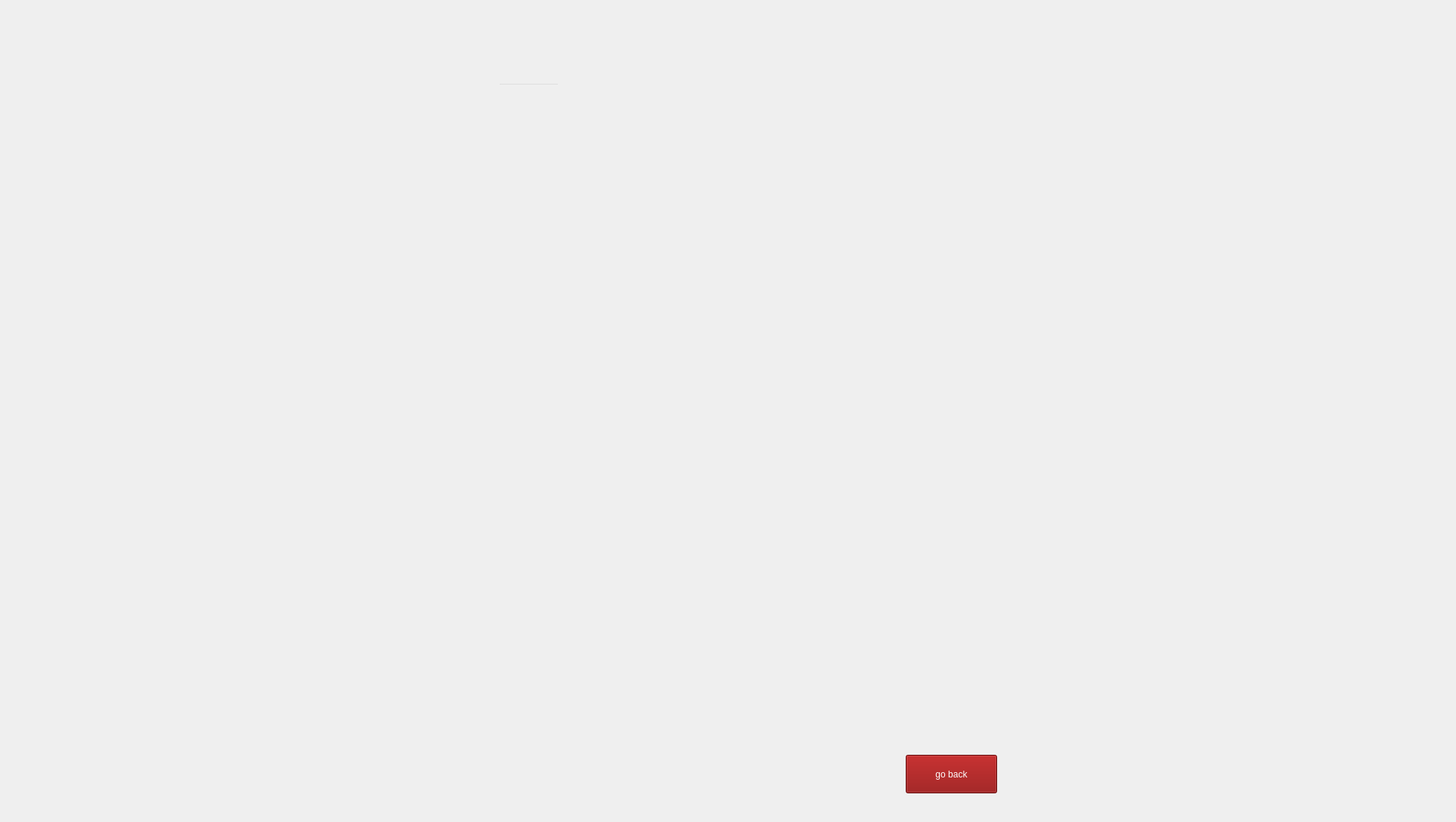
    <widget class="QWidget" name="view_recent_2">
     <widget class="QLabel" name="label_4">
      <property name="geometry">
       <rect>
        <x>0</x>
        <y>0</y>
        <width>1920</width>
        <height>1080</height>
       </rect>
      </property>
      <property name="text">
       <string/>
      </property>
      <property name="pixmap">
       <pixmap resource="bgi.qrc">:/new/prefix1/bgi/view recent workout.jpg</pixmap>
      </property>
      <property name="scaledContents">
       <bool>true</bool>
      </property>
     </widget>
     <widget class="QPushButton" name="view">
      <property name="geometry">
       <rect>
        <x>830</x>
        <y>90</y>
        <width>221</width>
        <height>81</height>
       </rect>
      </property>
      <property name="cursor">
       <cursorShape>PointingHandCursor</cursorShape>
      </property>
      <property name="styleSheet">
       <string notr="true">QPushButton {
    background-color: transparent;
    border: none;
}

QPushButton:hover {
    background-color: rgba(30,0, 0, 30);
    border-radius: 10px;
}
</string>
      </property>
      <property name="text">
       <string/>
      </property>
     </widget>
     <widget class="QLineEdit" name="recent">
      <property name="geometry">
       <rect>
        <x>660</x>
        <y>110</y>
        <width>81</width>
        <height>51</height>
       </rect>
      </property>
      <property name="styleSheet">
       <string notr="true">font: 28pt &quot;Segoe UI&quot;;
background: transparent;
color: rgb(255, 255, 255);
</string>
      </property>
      <property name="inputMethodHints">
       <set>Qt::InputMethodHint::ImhDigitsOnly</set>
      </property>
      <property name="text">
       <string/>
      </property>
      <property name="readOnly">
       <bool>false</bool>
      </property>
     </widget>
     <widget class="QPushButton" name="back_to_memmenue_3">
      <property name="geometry">
       <rect>
        <x>1200</x>
        <y>1000</y>
        <width>121</width>
        <height>51</height>
       </rect>
      </property>
      <property name="cursor">
       <cursorShape>PointingHandCursor</cursorShape>
      </property>
      <property name="styleSheet">
       <string notr="true">background-color: rgb(138, 0, 0);
font: 24pt &quot;Microsoft Tai Le&quot;;
color: white;</string>
      </property>
      <property name="text">
       <string>go back</string>
      </property>
     </widget>
     <widget class="QTextEdit" name="viewing_recent">
      <property name="geometry">
       <rect>
        <x>20</x>
        <y>240</y>
        <width>1301</width>
        <height>731</height>
       </rect>
      </property>
      <property name="styleSheet">
       <string notr="true">background-color: transparent;
font: 25pt &quot;Microsoft Sans Serif&quot;;
color: white;
text-align: center;
border:transparent;
</string>
      </property>
      <property name="readOnly">
       <bool>true</bool>
      </property>
      <property name="html">
       <string>&lt;!DOCTYPE HTML PUBLIC &quot;-//W3C//DTD HTML 4.0//EN&quot; &quot;http://www.w3.org/TR/REC-html40/strict.dtd&quot;&gt;
&lt;html&gt;&lt;head&gt;&lt;meta name=&quot;qrichtext&quot; content=&quot;1&quot; /&gt;&lt;meta charset=&quot;utf-8&quot; /&gt;&lt;style type=&quot;text/css&quot;&gt;
p, li { white-space: pre-wrap; }
hr { height: 1px; border-width: 0; }
li.unchecked::marker { content: &quot;\2610&quot;; }
li.checked::marker { content: &quot;\2612&quot;; }
&lt;/style&gt;&lt;/head&gt;&lt;body style=&quot; font-family:'Microsoft Sans Serif'; font-size:25pt; font-weight:400; font-style:normal;&quot;&gt;
&lt;p style=&quot;-qt-paragraph-type:empty; margin-top:0px; margin-bottom:0px; margin-left:0px; margin-right:0px; -qt-block-indent:0; text-indent:0px; font-size:50pt;&quot;&gt;&lt;br /&gt;&lt;/p&gt;&lt;/body&gt;&lt;/html&gt;</string>
      </property>
     </widget>
    </widget>
